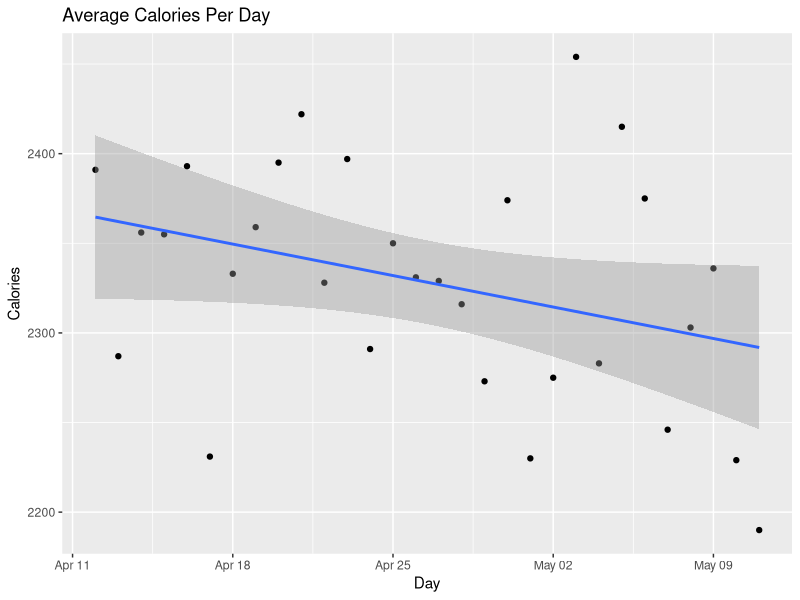
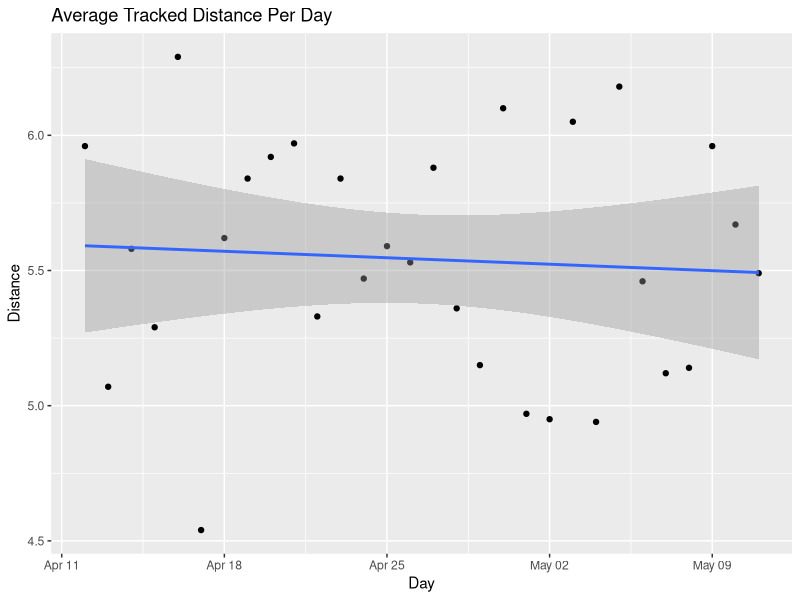
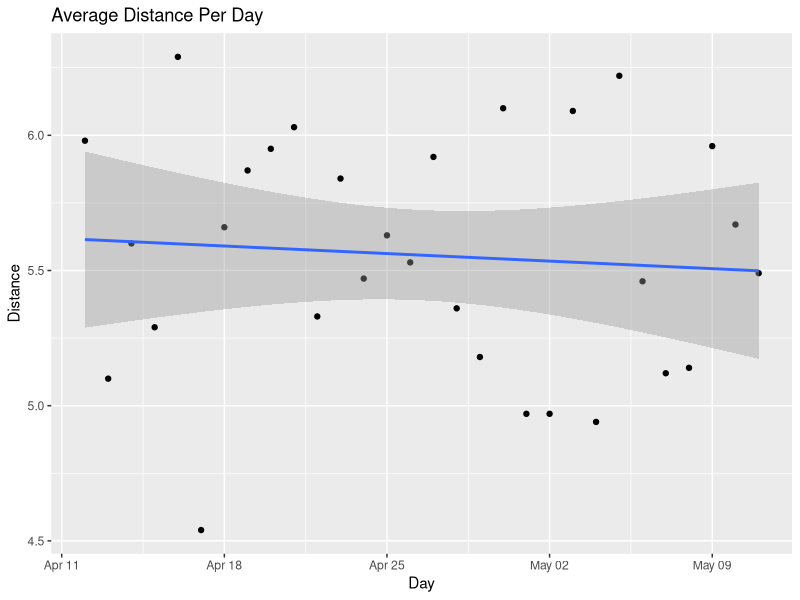
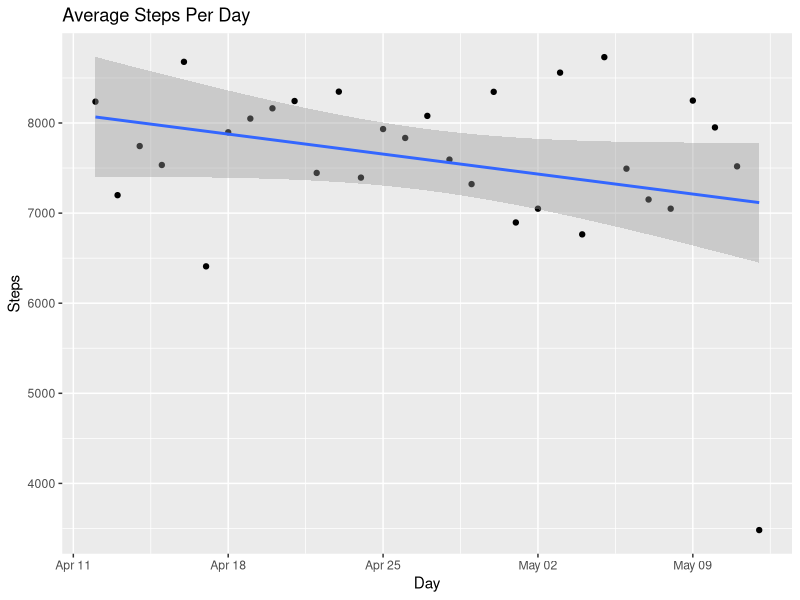

Source code (R) for these figures, in order:
# installs necessary packages to complete analysis 
install.packages('rmarkdown')
library(rmarkdown)
install.packages("tidyverse")
library(tidyverse) 
install.packages("ggplot2") 
library(ggplot2)
install.packages("dplyr")
library(dplyr)

#####  Calories   #################################



# loads calories file
library(readxl)
  calories <- read_excel("SQL Query Code/Results/Average Calories per day.xls")
  calo = data.frame(calories) 
  
    
  #Filters out the outlier
  filt_calo = filter(calo, Calories_Per_day > 1900) 
  
  # Makes scatter plot for the Average Calories per day
  ggplot(data= filt_calo, mapping = aes(x=ActivityDate, y=Calories_Per_day)) +geom_point() +
  geom_smooth(method = lm) + ggtitle('Average Calories Per Day') + labs(x = 'Day', y ='Calories')



#####  Tracked Distance  ##########################

# loads tracked distance file
library(readxl)
tracked_distance <- read_excel("SQL Query Code/Results/Average Distance Tracked.xls")
trac = data.frame(tracked_distance)

#Filters out the outlier
filt_trac = filter(trac, Distance_tracked_Per_Day > 2.5) 

# Makes scatter plot for the Average Tracked Distance per day
ggplot(data=filt_trac, mapping = aes(x=ActivityDate, y=Distance_tracked_Per_Day)) +geom_point() +
  geom_smooth(method = lm) + ggtitle('Average Tracked Distance Per Day') + labs(x = 'Day', y ='Distance')




#####  Total Distance #########################

# loads distance file
library(readxl)
distance <- read_excel("SQL Query Code/Results/Average Distance Traveled.xls")
dis = data.frame(distance)

#Filters out the outlier
filt_dis= filter(dis, Distance_traveled_Per_Day > 2.5) 

# Makes scatter plot for the Average Tracked Distance per day
ggplot(data=filt_dis, mapping = aes(x=ActivityDate, y=Distance_traveled_Per_Day)) +geom_point() +
  geom_smooth(method = lm) + ggtitle('Average Distance Per Day') + labs(x = 'Day', y ='Distance')




#####  Steps  ###############################

# loads steps file 
library(readxl)
steps <- read_excel("SQL Query Code/Results/Average steps per day.xls")
ste = data.frame(steps)

#Filters out the outlier
filt_ste = filter(ste, Average_Total_steps > 2.5)

# Makes scatter plot for the Average Tracked Distance per day
ggplot(data=filt_ste, mapping = aes(x=ActivityDate, y=Average_Total_steps)) +geom_point() +
  geom_smooth(method = lm) + ggtitle('Average Steps Per Day') + labs(x = 'Day', y ='Steps')
